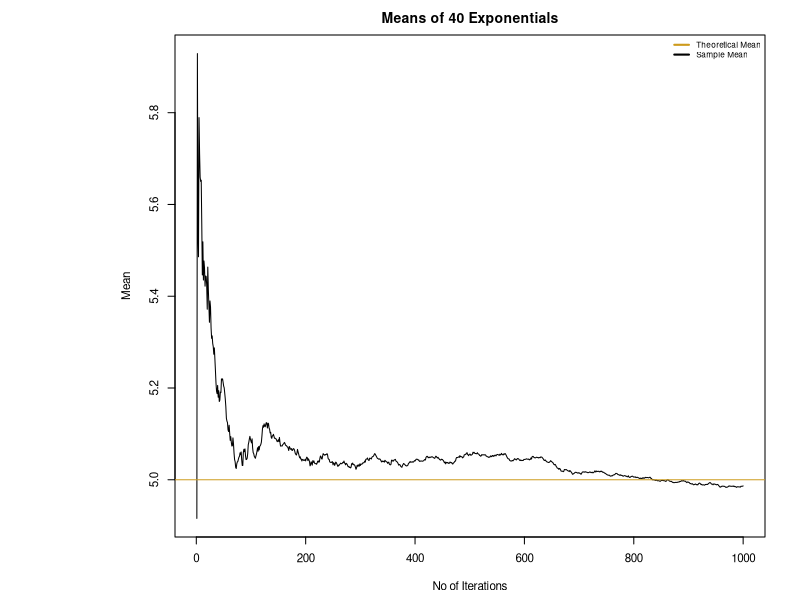
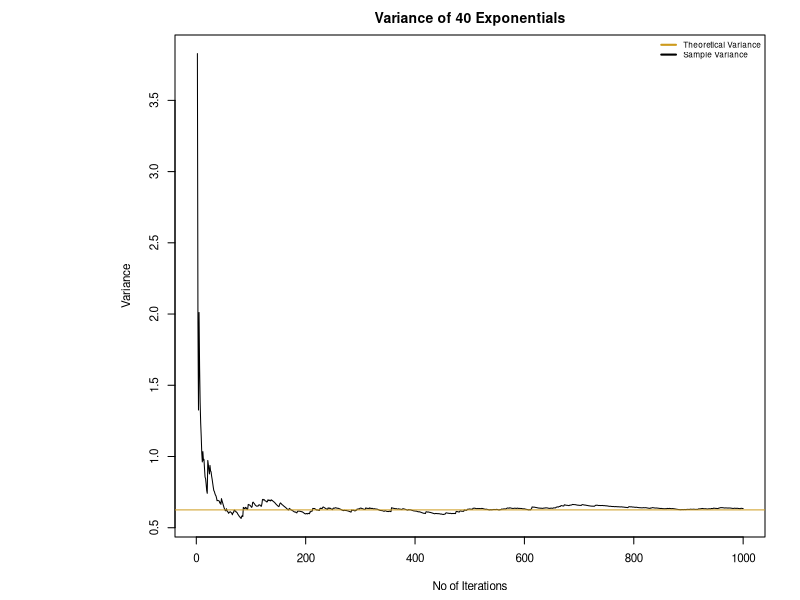
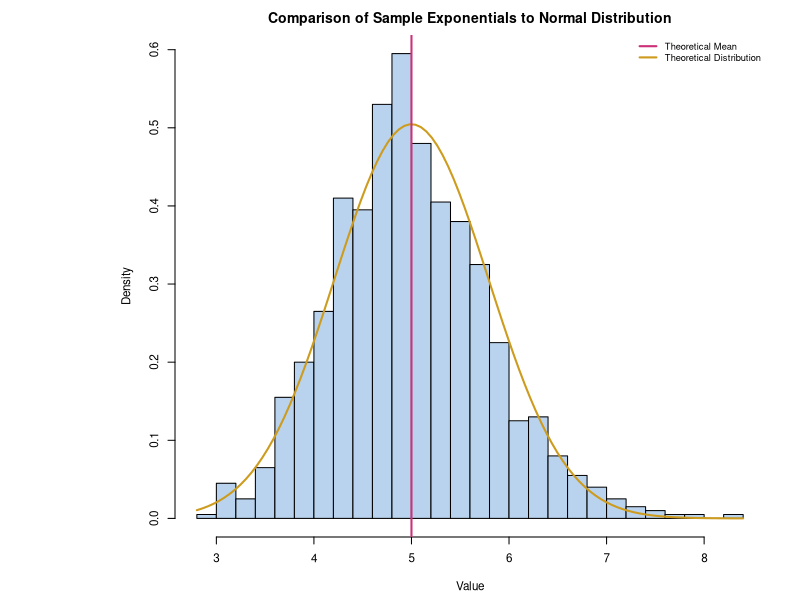

R code for these plots, in order:
## ---- chunk 1
set.seed(42) ##specify random seed state 
lambda=.2 ##set lambda value
expno=40 ##set number of exponentials
simno=1000 ##set number of simulations

exdis = rep(NA,simno) ##create an empty vector with 1000 elements

for (i in 1:simno){ ##for every element in exdis...
  exdis[i] = mean(rexp(expno,lambda)) ##populate with the mean of 40 exponentials
}

samean=mean(exdis) ##assign the mean of exdis to samean
theomean=1/lambda ##assign the theoretical mean to theomean
## ---- chunk 2
cumean = cumsum(exdis)/seq_along(exdis) ##mean of each cumulative sum

par(mar=c(3,11,1,1)+1.5, cex=0.7) ##set margins and font size

plot(seq_along(exdis), cumean, type="l",
     main="Means of 40 Exponentials",xlab="No of Iterations", 
     ylab="Mean")
       abline(h=theomean, col="goldenrod3") ##theoretical mean line
     legend("topright", legend=c("Theoretical Mean","Sample Mean"),
       col=c("goldenrod3","black"), lwd=c(2,2), cex=.7, bty="n")
## ---- chunk 3
samvar = var(exdis) ##assign sample variance to samvar
theovar = 1/((lambda^2)*expno) ##theoretical variance for 40 distributions
cumvar = cumsum((exdis-samean)^2)/(seq_along(exdis)-1) ##cumulative variance

par(mar=c(3,11,1,1)+1.5, cex=0.7) ##set margins and font size

plot(seq_along(exdis),cumvar,type="l",
     main="Variance of 40 Exponentials",
     xlab="No of Iterations", ylab="Variance")
abline(h=theovar, col="goldenrod3") ##theoretical variance line
legend("topright", legend=c("Theoretical Variance","Sample Variance"),
       col=c("goldenrod3","black"), lwd=c(2,2),cex=.7,bty="n")
## ---- chunk 4
par(mar=c(3,11,1,1)+1.5, cex=0.7) ##set margins and font size

hist(exdis,breaks=30, freq=FALSE, col="slategray2", 
     main="Comparison of Sample Exponentials to Normal Distribution", xlab="Value",ylab="Density")
curve(dnorm(x, mean=theomean, sd=sqrt(theovar)),
      add=TRUE,lwd=2, col="goldenrod3") ##normal distribution curve
abline(v=theomean,lwd=2,col="violetred3") ##theoretical mean line
legend("topright", legend=c("Theoretical Mean","Theoretical Distribution"),
       col=c("violetred3","goldenrod3"), lty=c(1,1),lwd=c(2,2),cex=.8,bty="n")
